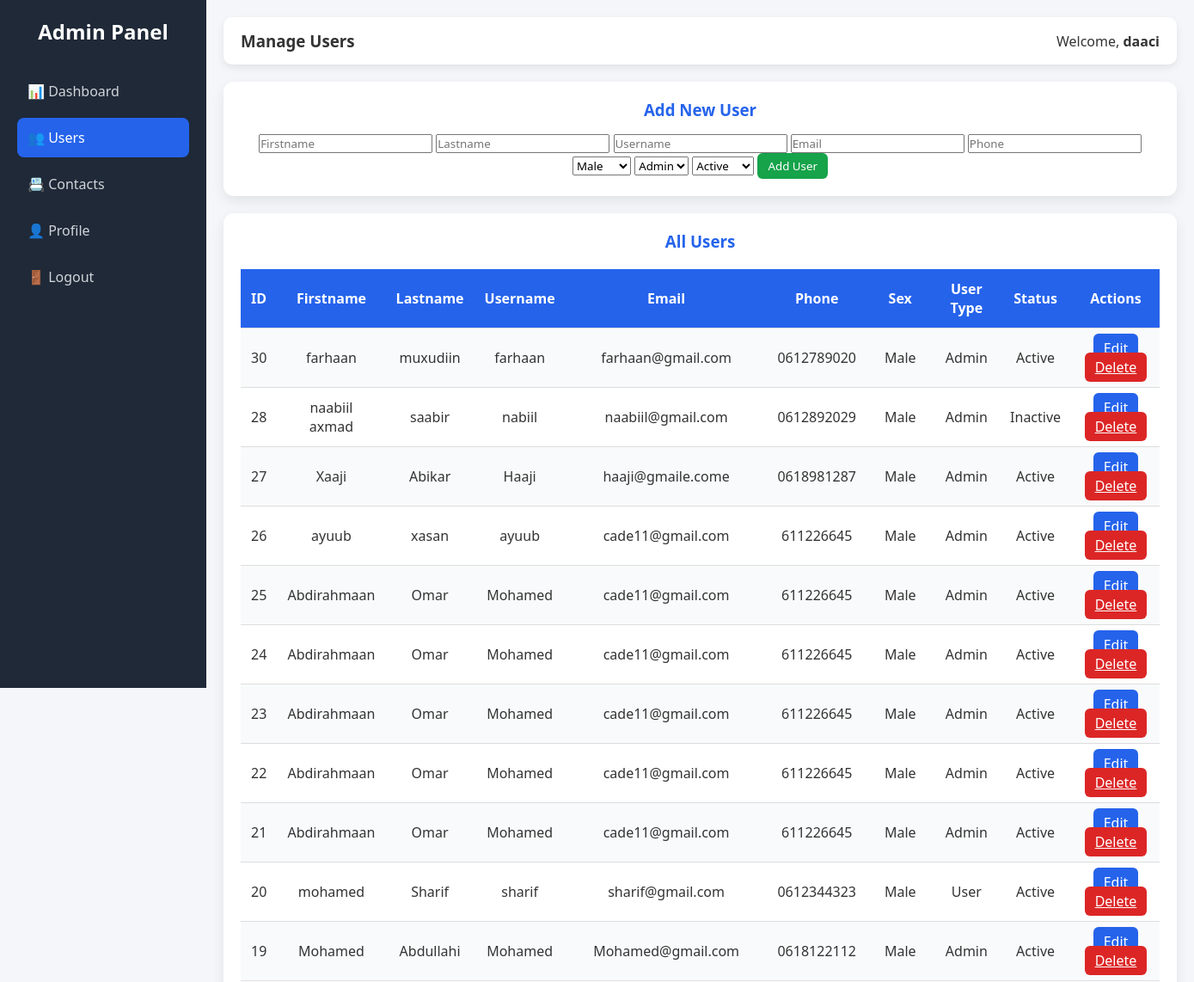
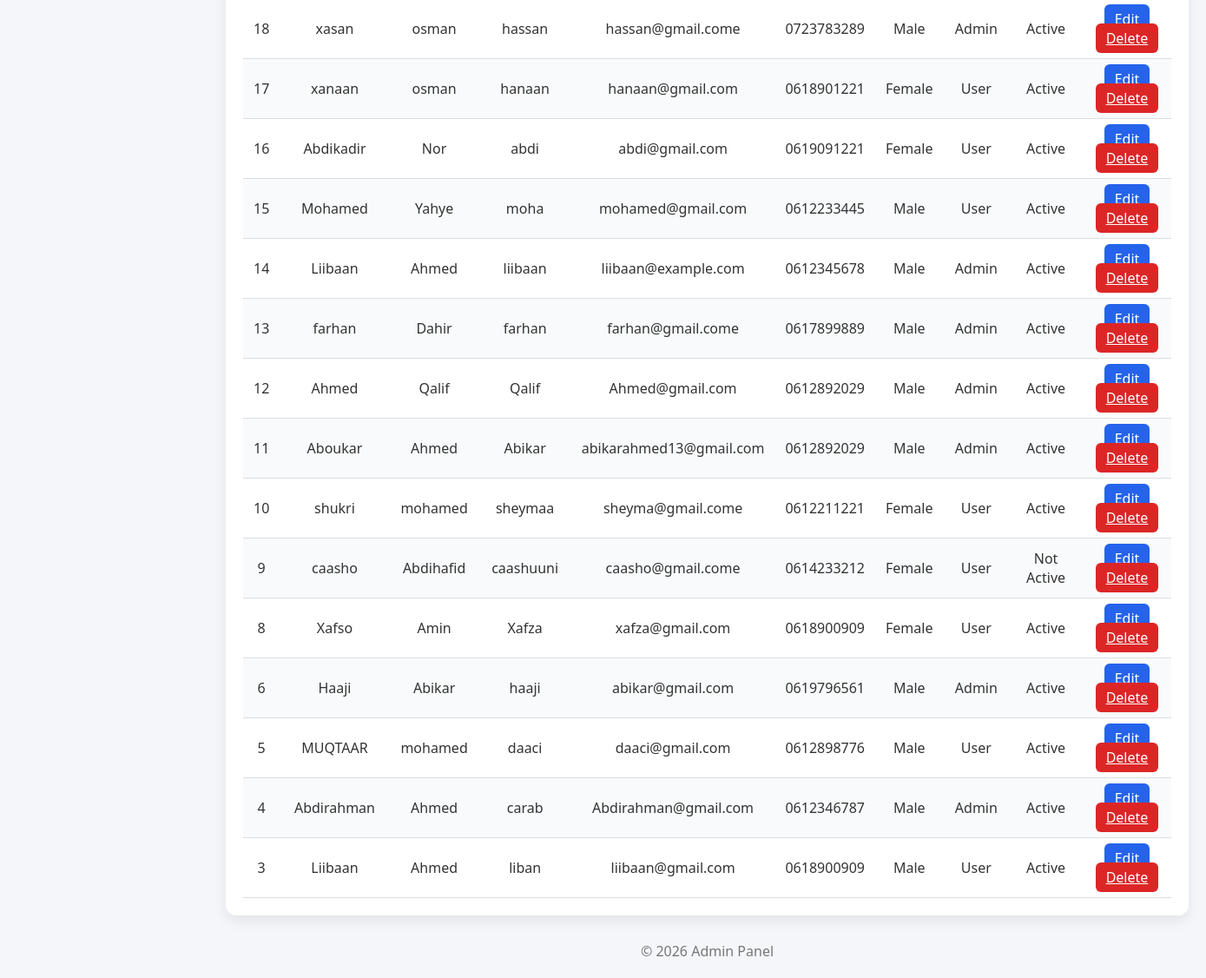
Screenshot of /users.php (signed in) with the database file from the repository (2 pictures, top to bottom).
### tables this page shows
CREATE TABLE `users` (
  `id` int(11) NOT NULL,
  `firstname` varchar(100) DEFAULT NULL,
  `lastname` varchar(100) DEFAULT NULL,
  `sex` varchar(30) DEFAULT NULL,
  `username` varchar(50) DEFAULT NULL,
  `password` varchar(255) DEFAULT NULL,
  `phone` varchar(40) DEFAULT NULL,
  `email` varchar(100) DEFAULT NULL,
  `photo` varchar(100) DEFAULT NULL,
  `user_type` varchar(40) DEFAULT NULL,
  `status` varchar(40) DEFAULT NULL,
  `created_at` timestamp NOT NULL DEFAULT current_timestamp(),
  `reset_token` varchar(255) DEFAULT NULL,
  `reset_expires` datetime DEFAULT NULL
);

### users.php (the view, shortened to what this page needs)
<?php
include("connection.php");
$result = $conn->query("SELECT * FROM users ORDER BY id DESC");
?>
<!DOCTYPE html>
<html lang="en">
<head>
<link rel="stylesheet" href="style.css">
</head>
<body>
<div class="sidebar">
    <h2>Admin Panel</h2>
    <a href="dashboard.php">📊 Dashboard</a>
    <a href="users.php" class="active">👥 Users</a>
    <a href="contacts.php">📇 Contacts</a>
    <a href="profile.php">👤 Profile</a>
    <a href="logout.php">🚪 Logout</a>
</div>
<div class="main">
<div class="topbar">
    <h3>Manage Users</h3>
    <span>Welcome, <b><?= htmlspecialchars($_SESSION['username']); ?></b></span>
</div>
<div class="card">
<h3>Add New User</h3>
<form method="post">
    <input type="text" name="firstname" placeholder="Firstname" required>
    <input type="text" name="lastname" placeholder="Lastname" required>
    <input type="text" name="username" placeholder="Username" required>
    <input type="email" name="email" placeholder="Email" required>
    <input type="text" name="phone" placeholder="Phone">
    <select name="sex">
        <option value="Male">Male</option>
    </select>
    <select name="user_type">
        <option value="Admin">Admin</option>
    </select>
    <select name="status">
        <option value="Active">Active</option>
    </select>
    <button class="btn btn-add" type="submit" name="add_user">Add User</button>
</form>
</div>
<div class="card">
<h3>All Users</h3>
<table>
<tr>
<th>ID</th><th>Firstname</th><th>Lastname</th><th>Username</th><th>Email</th><th>Phone</th><th>Sex</th><th>User Type</th><th>Status</th><th>Actions</th>
</tr>
<?php while($row = $result->fetch_assoc()){ ?>
<tr>
<td><?= $row['id'] ?></td>
<td><?= htmlspecialchars($row['firstname']); ?></td>
<td><?= htmlspecialchars($row['lastname']); ?></td>
<td><?= htmlspecialchars($row['username']); ?></td>
<td><?= htmlspecialchars($row['email']); ?></td>
<td><?= htmlspecialchars($row['phone']); ?></td>
<td><?= htmlspecialchars($row['sex']); ?></td>
<td><?= htmlspecialchars($row['user_type']); ?></td>
<td><?= htmlspecialchars($row['status']); ?></td>
<td>
<a class="btn btn-edit" href="edit_user.php?id=<?= $row['id'] ?>">Edit</a>
<a class="btn btn-del" href="users.php?delete=<?= $row['id'] ?>" onclick="return confirm('Delete this user?')">Delete</a>
</td>
</tr>
<?php } ?>
</table>
</div>
<footer>© 2026 Admin Panel</footer>
</div>
</body>
</html>

### style.css (style rules this page uses)
* { margin:0;padding:0;box-sizing:border-box;font-family:'Segoe UI',sans-serif }
body { display:flex;background:#f4f6f9;color:#333 }
.sidebar { width:240px;background:#1f2937;min-height:100vh;padding:20px;position:fixed }
.sidebar h2 { color:#fff;text-align:center;margin-bottom:30px }
.sidebar a { display:block;color:#d1d5db;text-decoration:none;padding:12px;border-radius:8px;margin-bottom:8px;transition:.3s }
.sidebar a:hover,.sidebar a.active { background:#2563eb;color:#fff }
.main { margin-left:240px;flex:1;padding:20px }
.topbar { background:#fff;padding:15px 20px;border-radius:10px;display:flex;justify-content:space-between;align-items:center;box-shadow:0 4px 10px rgba(0,0,0,.08) }
.card { background:#fff;padding:20px;border-radius:12px;box-shadow:0 6px 15px rgba(0,0,0,.08);margin-top:20px;text-align:center }
.card h3 { margin-bottom:15px;color:#2563eb }
table { width:100%;border-collapse:collapse;margin-top:20px }
th,td { padding:12px;border-bottom:1px solid #ddd;text-align:center }
th { background:#2563eb;color:#fff }
tr:nth-child(even) { background:#f9fafb }
.btn { padding:6px 12px;border:none;border-radius:6px;cursor:pointer }
.btn-add { background:#16a34a;color:#fff }
.btn-edit { background:#2563eb;color:#fff }
.btn-del { background:#dc2626;color:#fff }
footer { margin-top:30px;text-align:center;color:#777 }

### rows the page displays
users: id "30", firstname "farhaan", lastname "muxudiin", username "farhaan", email "farhaan@gmail.com", phone "0612789020", sex "Male", user_type "Admin", status "Active"
users: id "28", firstname "naabiil axmad", lastname "saabir", username "nabiil", email "naabiil@gmail.com", phone "0612892029", sex "Male", user_type "Admin", status "Inactive"
users: id "27", firstname "Xaaji", lastname "Abikar", username "Haaji", email "haaji@gmaile.come", phone "0618981287", sex "Male", user_type "Admin", status "Active"
users: id "26", firstname "ayuub", lastname "xasan", username "ayuub", email "cade11@gmail.com", phone "611226645", sex "Male", user_type "Admin", status "Active"
users: id "25", firstname "Abdirahmaan", lastname "Omar", username "Mohamed", email "cade11@gmail.com", phone "611226645", sex "Male", user_type "Admin", status "Active"
users: id "24", firstname "Abdirahmaan", lastname "Omar", username "Mohamed", email "cade11@gmail.com", phone "611226645", sex "Male", user_type "Admin", status "Active"
users: id "23", firstname "Abdirahmaan", lastname "Omar", username "Mohamed", email "cade11@gmail.com", phone "611226645", sex "Male", user_type "Admin", status "Active"
users: id "22", firstname "Abdirahmaan", lastname "Omar", username "Mohamed", email "cade11@gmail.com", phone "611226645", sex "Male", user_type "Admin", status "Active"
users: id "21", firstname "Abdirahmaan", lastname "Omar", username "Mohamed", email "cade11@gmail.com", phone "611226645", sex "Male", user_type "Admin", status "Active"
users: id "20", firstname "mohamed", lastname "Sharif", username "sharif", email "sharif@gmail.com", phone "0612344323", sex "Male", user_type "User", status "Active"
users: id "19", firstname "Mohamed", lastname "Abdullahi", username "Mohamed", email "Mohamed@gmail.com", phone "0618122112", sex "Male", user_type "Admin", status "Active"
users: id "18", firstname "xasan", lastname "osman", username "hassan", email "hassan@gmail.come", phone "0723783289", sex "Male", user_type "Admin", status "Active"
users: id "17", firstname "xanaan", lastname "osman", username "hanaan", email "hanaan@gmail.com", phone "0618901221", sex "Female", user_type "User", status "Active"
users: id "16", firstname "Abdikadir", lastname "Nor", username "abdi", email "abdi@gmail.com", phone "0619091221", sex "Female", user_type "User", status "Active"
users: id "15", firstname "Mohamed", lastname "Yahye", username "moha", email "mohamed@gmail.com", phone "0612233445", sex "Male", user_type "User", status "Active"
users: id "14", firstname "Liibaan", lastname "Ahmed", username "liibaan", email "liibaan@example.com", phone "0612345678", sex "Male", user_type "Admin", status "Active"
users: id "13", firstname "farhan", lastname "Dahir", username "farhan", email "farhan@gmail.come", phone "0617899889", sex "Male", user_type "Admin", status "Active"
users: id "12", firstname "Ahmed", lastname "Qalif", username "Qalif", email "Ahmed@gmail.com", phone "0612892029", sex "Male", user_type "Admin", status "Active"
users: id "11", firstname "Aboukar", lastname "Ahmed", username "Abikar", email "abikarahmed13@gmail.com", phone "0612892029", sex "Male", user_type "Admin", status "Active"
users: id "10", firstname "shukri", lastname "mohamed", username "sheymaa", email "sheyma@gmail.come", phone "0612211221", sex "Female", user_type "User", status "Active"
users: id "9", firstname "caasho", lastname "Abdihafid", username "caashuuni", email "caasho@gmail.come", phone "0614233212", sex "Female", user_type "User", status "Not Active"
users: id "8", firstname "Xafso", lastname "Amin", username "Xafza", email "xafza@gmail.com", phone "0618900909", sex "Female", user_type "User", status "Active"
users: id "6", firstname "Haaji", lastname "Abikar", username "haaji", email "abikar@gmail.com", phone "0619796561", sex "Male", user_type "Admin", status "Active"
users: id "5", firstname "MUQTAAR", lastname "mohamed", username "daaci", email "daaci@gmail.com", phone "0612898776", sex "Male", user_type "User", status "Active"
users: id "4", firstname "Abdirahman", lastname "Ahmed", username "carab", email "Abdirahman@gmail.com", phone "0612346787", sex "Male", user_type "Admin", status "Active"
users: id "3", firstname "Liibaan", lastname "Ahmed", username "liban", email "liibaan@gmail.com", phone "0618900909", sex "Male", user_type "User", status "Active"

### other values shown
$_SESSION['username'] "daaci"
